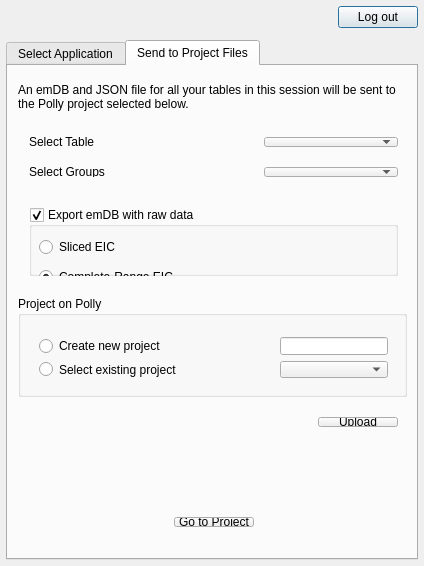
<?xml version="1.0" encoding="UTF-8"?>
<ui version="4.0">
 <class>PollyElmavenInterfaceDialog</class>
 <widget class="QDialog" name="PollyElmavenInterfaceDialog">
  <property name="windowModality">
   <enum>Qt::NonModal</enum>
  </property>
  <property name="enabled">
   <bool>true</bool>
  </property>
  <property name="geometry">
   <rect>
    <x>0</x>
    <y>0</y>
    <width>424</width>
    <height>566</height>
   </rect>
  </property>
  <property name="minimumSize">
   <size>
    <width>424</width>
    <height>566</height>
   </size>
  </property>
  <property name="maximumSize">
   <size>
    <width>424</width>
    <height>566</height>
   </size>
  </property>
  <property name="windowTitle">
   <string>Polly El-MAVEN Interface</string>
  </property>
  <property name="sizeGripEnabled">
   <bool>false</bool>
  </property>
  <property name="modal">
   <bool>false</bool>
  </property>
  <layout class="QGridLayout" name="gridLayout_2">
   <property name="leftMargin">
    <number>6</number>
   </property>
   <property name="topMargin">
    <number>6</number>
   </property>
   <property name="rightMargin">
    <number>6</number>
   </property>
   <property name="bottomMargin">
    <number>6</number>
   </property>
   <property name="verticalSpacing">
    <number>12</number>
   </property>
   <item row="0" column="1">
    <layout class="QHBoxLayout" name="horizontalLayout">
     <item>
      <widget class="QPushButton" name="logoutButton">
       <property name="text">
        <string>Log out</string>
       </property>
      </widget>
     </item>
    </layout>
   </item>
   <item row="0" column="0">
    <layout class="QHBoxLayout" name="horizontalLayout_3">
     <item>
      <widget class="QLabel" name="usernameLabel">
       <property name="sizePolicy">
        <sizepolicy hsizetype="Preferred" vsizetype="Fixed">
         <horstretch>0</horstretch>
         <verstretch>0</verstretch>
        </sizepolicy>
       </property>
       <property name="font">
        <font>
         <underline>true</underline>
        </font>
       </property>
       <property name="styleSheet">
        <string notr="true"/>
       </property>
       <property name="text">
        <string/>
       </property>
      </widget>
     </item>
     <item>
      <spacer name="horizontalSpacer">
       <property name="orientation">
        <enum>Qt::Horizontal</enum>
       </property>
       <property name="sizeHint" stdset="0">
        <size>
         <width>40</width>
         <height>20</height>
        </size>
       </property>
      </spacer>
     </item>
    </layout>
   </item>
   <item row="1" column="0" colspan="2">
    <widget class="QTabWidget" name="sendModeTab">
     <property name="currentIndex">
      <number>1</number>
     </property>
     <widget class="QWidget" name="sendToAppTab">
      <attribute name="title">
       <string>Select Application</string>
      </attribute>
      <layout class="QGridLayout" name="gridLayout_3">
       <property name="leftMargin">
        <number>6</number>
       </property>
       <property name="topMargin">
        <number>6</number>
       </property>
       <property name="rightMargin">
        <number>6</number>
       </property>
       <property name="bottomMargin">
        <number>6</number>
       </property>
       <item row="2" column="0">
        <widget class="QStackedWidget" name="stackedWidget">
         <property name="sizePolicy">
          <sizepolicy hsizetype="Preferred" vsizetype="Minimum">
           <horstretch>0</horstretch>
           <verstretch>0</verstretch>
          </sizepolicy>
         </property>
         <property name="currentIndex">
          <number>0</number>
         </property>
         <widget class="QWidget" name="pollyForm">
          <layout class="QVBoxLayout" name="verticalLayout_2" stretch="0,0,0,0,0,1,0,1">
           <property name="spacing">
            <number>6</number>
           </property>
           <property name="leftMargin">
            <number>6</number>
           </property>
           <property name="topMargin">
            <number>6</number>
           </property>
           <property name="rightMargin">
            <number>6</number>
           </property>
           <property name="bottomMargin">
            <number>6</number>
           </property>
           <item>
            <widget class="QLabel" name="viewTitle">
             <property name="sizePolicy">
              <sizepolicy hsizetype="Preferred" vsizetype="Preferred">
               <horstretch>0</horstretch>
               <verstretch>0</verstretch>
              </sizepolicy>
             </property>
             <property name="font">
              <font>
               <weight>75</weight>
               <bold>true</bold>
              </font>
             </property>
             <property name="styleSheet">
              <string notr="true">QLabel {
  margin-bottom: 8px;
}</string>
             </property>
             <property name="text">
              <string>Upload to Polly</string>
             </property>
            </widget>
           </item>
           <item>
            <layout class="QHBoxLayout" name="tableOptions">
             <item>
              <widget class="QLabel" name="label">
               <property name="text">
                <string>Select Table</string>
               </property>
              </widget>
             </item>
             <item>
              <spacer name="horizontalSpacer_2">
               <property name="orientation">
                <enum>Qt::Horizontal</enum>
               </property>
               <property name="sizeHint" stdset="0">
                <size>
                 <width>40</width>
                 <height>20</height>
                </size>
               </property>
              </spacer>
             </item>
             <item>
              <widget class="QComboBox" name="peakTableCombo">
               <property name="sizePolicy">
                <sizepolicy hsizetype="Expanding" vsizetype="Fixed">
                 <horstretch>0</horstretch>
                 <verstretch>0</verstretch>
                </sizepolicy>
               </property>
               <property name="maximumSize">
                <size>
                 <width>134</width>
                 <height>16777215</height>
                </size>
               </property>
              </widget>
             </item>
            </layout>
           </item>
           <item>
            <layout class="QHBoxLayout" name="tableOptions_2">
             <item>
              <widget class="QLabel" name="label_3">
               <property name="text">
                <string>Select Groups</string>
               </property>
              </widget>
             </item>
             <item>
              <spacer name="horizontalSpacer_8">
               <property name="orientation">
                <enum>Qt::Horizontal</enum>
               </property>
               <property name="sizeHint" stdset="0">
                <size>
                 <width>40</width>
                 <height>20</height>
                </size>
               </property>
              </spacer>
             </item>
             <item>
              <widget class="QComboBox" name="groupSetCombo">
               <property name="sizePolicy">
                <sizepolicy hsizetype="Expanding" vsizetype="Fixed">
                 <horstretch>0</horstretch>
                 <verstretch>0</verstretch>
                </sizepolicy>
               </property>
               <property name="maximumSize">
                <size>
                 <width>134</width>
                 <height>16777215</height>
                </size>
               </property>
              </widget>
             </item>
            </layout>
           </item>
           <item>
            <spacer name="verticalSpacer_3">
             <property name="orientation">
              <enum>Qt::Vertical</enum>
             </property>
             <property name="sizeType">
              <enum>QSizePolicy::Fixed</enum>
             </property>
             <property name="sizeHint" stdset="0">
              <size>
               <width>20</width>
               <height>8</height>
              </size>
             </property>
            </spacer>
           </item>
           <item>
            <widget class="QGroupBox" name="projectOptions">
             <property name="title">
              <string>Project on Polly</string>
             </property>
             <layout class="QGridLayout" name="gridLayout_5">
              <property name="leftMargin">
               <number>6</number>
              </property>
              <property name="topMargin">
               <number>6</number>
              </property>
              <property name="rightMargin">
               <number>6</number>
              </property>
              <property name="bottomMargin">
               <number>6</number>
              </property>
              <item row="0" column="0">
               <layout class="QGridLayout" name="gridLayout">
                <item row="1" column="0">
                 <widget class="QRadioButton" name="existingProjectRadio">
                  <property name="text">
                   <string>Select existing project</string>
                  </property>
                 </widget>
                </item>
                <item row="0" column="2">
                 <widget class="QLineEdit" name="newProjectEntry"/>
                </item>
                <item row="1" column="2">
                 <widget class="QComboBox" name="existingProjectCombo"/>
                </item>
                <item row="0" column="0">
                 <widget class="QRadioButton" name="newProjectRadio">
                  <property name="text">
                   <string>Create new project</string>
                  </property>
                 </widget>
                </item>
                <item row="0" column="1">
                 <spacer name="horizontalSpacer_6">
                  <property name="orientation">
                   <enum>Qt::Horizontal</enum>
                  </property>
                  <property name="sizeHint" stdset="0">
                   <size>
                    <width>40</width>
                    <height>20</height>
                   </size>
                  </property>
                 </spacer>
                </item>
                <item row="1" column="1">
                 <spacer name="horizontalSpacer_7">
                  <property name="orientation">
                   <enum>Qt::Horizontal</enum>
                  </property>
                  <property name="sizeHint" stdset="0">
                   <size>
                    <width>40</width>
                    <height>20</height>
                   </size>
                  </property>
                 </spacer>
                </item>
               </layout>
              </item>
             </layout>
            </widget>
           </item>
           <item>
            <spacer name="verticalSpacer_2">
             <property name="orientation">
              <enum>Qt::Vertical</enum>
             </property>
             <property name="sizeHint" stdset="0">
              <size>
               <width>20</width>
               <height>40</height>
              </size>
             </property>
            </spacer>
           </item>
           <item>
            <layout class="QHBoxLayout" name="horizontalLayout_4">
             <item>
              <widget class="QLabel" name="statusUpdate">
               <property name="text">
                <string/>
               </property>
              </widget>
             </item>
             <item>
              <spacer name="horizontalSpacer_3">
               <property name="orientation">
                <enum>Qt::Horizontal</enum>
               </property>
               <property name="sizeHint" stdset="0">
                <size>
                 <width>40</width>
                 <height>20</height>
                </size>
               </property>
              </spacer>
             </item>
             <item>
              <widget class="QPushButton" name="uploadButton">
               <property name="text">
                <string>Upload</string>
               </property>
               <property name="autoDefault">
                <bool>false</bool>
               </property>
              </widget>
             </item>
            </layout>
           </item>
           <item>
            <layout class="QHBoxLayout" name="horizontalLayout_5">
             <item>
              <spacer name="horizontalSpacer_4">
               <property name="orientation">
                <enum>Qt::Horizontal</enum>
               </property>
               <property name="sizeHint" stdset="0">
                <size>
                 <width>40</width>
                 <height>20</height>
                </size>
               </property>
              </spacer>
             </item>
             <item>
              <widget class="QPushButton" name="gotoPollyButton">
               <property name="text">
                <string>Go to Polly</string>
               </property>
               <property name="default">
                <bool>true</bool>
               </property>
              </widget>
             </item>
             <item>
              <spacer name="horizontalSpacer_5">
               <property name="orientation">
                <enum>Qt::Horizontal</enum>
               </property>
               <property name="sizeHint" stdset="0">
                <size>
                 <width>40</width>
                 <height>20</height>
                </size>
               </property>
              </spacer>
             </item>
            </layout>
           </item>
          </layout>
         </widget>
         <widget class="QWidget" name="advertBox">
          <layout class="QVBoxLayout" name="verticalLayout_3">
           <item>
            <widget class="QLabel" name="viewTitleAdvert">
             <property name="sizePolicy">
              <sizepolicy hsizetype="Preferred" vsizetype="Preferred">
               <horstretch>0</horstretch>
               <verstretch>0</verstretch>
              </sizepolicy>
             </property>
             <property name="font">
              <font>
               <weight>75</weight>
               <bold>true</bold>
              </font>
             </property>
             <property name="text">
              <string>Polly Application Name</string>
             </property>
            </widget>
           </item>
           <item>
            <layout class="QVBoxLayout" name="verticalLayout">
             <item>
              <widget class="QLabel" name="appAdvertLabel">
               <property name="sizePolicy">
                <sizepolicy hsizetype="Preferred" vsizetype="Expanding">
                 <horstretch>0</horstretch>
                 <verstretch>0</verstretch>
                </sizepolicy>
               </property>
               <property name="text">
                <string/>
               </property>
               <property name="wordWrap">
                <bool>true</bool>
               </property>
              </widget>
             </item>
             <item>
              <spacer name="verticalSpacer">
               <property name="orientation">
                <enum>Qt::Vertical</enum>
               </property>
               <property name="sizeHint" stdset="0">
                <size>
                 <width>20</width>
                 <height>40</height>
                </size>
               </property>
              </spacer>
             </item>
             <item>
              <layout class="QHBoxLayout" name="horizontalLayout_7">
               <item>
                <widget class="QLabel" name="tutorialLink">
                 <property name="text">
                  <string/>
                 </property>
                </widget>
               </item>
               <item>
                <spacer name="horizontalSpacer_9">
                 <property name="orientation">
                  <enum>Qt::Horizontal</enum>
                 </property>
                 <property name="sizeHint" stdset="0">
                  <size>
                   <width>40</width>
                   <height>20</height>
                  </size>
                 </property>
                </spacer>
               </item>
               <item>
                <widget class="QPushButton" name="demoButton">
                 <property name="text">
                  <string>Book a Demo</string>
                 </property>
                 <property name="default">
                  <bool>true</bool>
                 </property>
                </widget>
               </item>
              </layout>
             </item>
            </layout>
           </item>
          </layout>
         </widget>
        </widget>
       </item>
       <item row="0" column="0">
        <layout class="QHBoxLayout" name="horizontalLayout_2">
         <item>
          <spacer name="horizontalSpacer_17">
           <property name="orientation">
            <enum>Qt::Horizontal</enum>
           </property>
           <property name="sizeType">
            <enum>QSizePolicy::Maximum</enum>
           </property>
           <property name="sizeHint" stdset="0">
            <size>
             <width>62</width>
             <height>20</height>
            </size>
           </property>
          </spacer>
         </item>
         <item>
          <widget class="QListWidget" name="workflowMenu">
           <property name="sizePolicy">
            <sizepolicy hsizetype="Preferred" vsizetype="Preferred">
             <horstretch>0</horstretch>
             <verstretch>0</verstretch>
            </sizepolicy>
           </property>
           <property name="minimumSize">
            <size>
             <width>0</width>
             <height>161</height>
            </size>
           </property>
           <property name="styleSheet">
            <string notr="true">QListWidget {
  font-size: 16px;
}</string>
           </property>
           <property name="verticalScrollBarPolicy">
            <enum>Qt::ScrollBarAlwaysOff</enum>
           </property>
           <property name="horizontalScrollBarPolicy">
            <enum>Qt::ScrollBarAlwaysOff</enum>
           </property>
           <property name="sizeAdjustPolicy">
            <enum>QAbstractScrollArea::AdjustToContents</enum>
           </property>
           <property name="autoScroll">
            <bool>false</bool>
           </property>
           <property name="alternatingRowColors">
            <bool>false</bool>
           </property>
           <property name="selectionBehavior">
            <enum>QAbstractItemView::SelectRows</enum>
           </property>
           <property name="iconSize">
            <size>
             <width>90</width>
             <height>90</height>
            </size>
           </property>
           <property name="textElideMode">
            <enum>Qt::ElideNone</enum>
           </property>
           <property name="verticalScrollMode">
            <enum>QAbstractItemView::ScrollPerItem</enum>
           </property>
           <property name="horizontalScrollMode">
            <enum>QAbstractItemView::ScrollPerItem</enum>
           </property>
           <property name="movement">
            <enum>QListView::Free</enum>
           </property>
           <property name="flow">
            <enum>QListView::LeftToRight</enum>
           </property>
           <property name="isWrapping" stdset="0">
            <bool>false</bool>
           </property>
           <property name="resizeMode">
            <enum>QListView::Fixed</enum>
           </property>
           <property name="layoutMode">
            <enum>QListView::Batched</enum>
           </property>
           <property name="spacing">
            <number>17</number>
           </property>
           <property name="viewMode">
            <enum>QListView::IconMode</enum>
           </property>
           <property name="uniformItemSizes">
            <bool>true</bool>
           </property>
           <property name="wordWrap">
            <bool>false</bool>
           </property>
           <property name="currentRow">
            <number>-1</number>
           </property>
           <item>
            <property name="text">
             <string>PollyPhi</string>
            </property>
            <property name="toolTip">
             <string>PollyPhi Relative: Process and derive insights from Relative flux workflow</string>
            </property>
            <property name="textAlignment">
             <set>AlignCenter</set>
            </property>
            <property name="icon">
             <iconset resource="../mzroll.qrc">
              <normaloff>:/images/flux.png</normaloff>
              <normalon>:/images/flux.png</normalon>
              <activeoff>:/images/flux.png</activeoff>
              <activeon>:/images/fluxSelected.png</activeon>
              <selectedoff>:/images/fluxSelected.png</selectedoff>
              <selectedon>:/images/fluxSelected.png</selectedon>:/images/flux.png</iconset>
            </property>
            <property name="flags">
             <set>ItemIsSelectable|ItemIsUserCheckable|ItemIsEnabled</set>
            </property>
           </item>
           <item>
            <property name="text">
             <string>QuantFit</string>
            </property>
            <property name="toolTip">
             <string>Polly QuantFit: Calibrate and quantify your metabolites and labelled fragments of metabolites.</string>
            </property>
            <property name="textAlignment">
             <set>AlignCenter</set>
            </property>
            <property name="icon">
             <iconset resource="../mzroll.qrc">
              <normaloff>:/images/quant.png</normaloff>
              <normalon>:/images/quant.png</normalon>
              <activeoff>:/images/quant.png</activeoff>
              <activeon>:/images/quantSelected.png</activeon>
              <selectedoff>:/images/quantSelected.png</selectedoff>
              <selectedon>:/images/quantSelected.png</selectedon>:/images/quant.png</iconset>
            </property>
            <property name="flags">
             <set>ItemIsSelectable|ItemIsUserCheckable|ItemIsEnabled</set>
            </property>
           </item>
          </widget>
         </item>
         <item>
          <spacer name="horizontalSpacer_18">
           <property name="orientation">
            <enum>Qt::Horizontal</enum>
           </property>
           <property name="sizeType">
            <enum>QSizePolicy::Maximum</enum>
           </property>
           <property name="sizeHint" stdset="0">
            <size>
             <width>62</width>
             <height>20</height>
            </size>
           </property>
          </spacer>
         </item>
        </layout>
       </item>
      </layout>
     </widget>
     <widget class="QWidget" name="sendToProjectTab">
      <attribute name="title">
       <string>Send to Project Files</string>
      </attribute>
      <widget class="QWidget" name="horizontalLayoutWidget_5">
       <property name="geometry">
        <rect>
         <x>10</x>
         <y>340</y>
         <width>391</width>
         <height>32</height>
        </rect>
       </property>
       <layout class="QHBoxLayout" name="horizontalLayout_6">
        <item>
         <widget class="QLabel" name="statusUpdateAlt">
          <property name="text">
           <string/>
          </property>
         </widget>
        </item>
        <item>
         <spacer name="horizontalSpacer_12">
          <property name="orientation">
           <enum>Qt::Horizontal</enum>
          </property>
          <property name="sizeHint" stdset="0">
           <size>
            <width>40</width>
            <height>20</height>
           </size>
          </property>
         </spacer>
        </item>
        <item>
         <widget class="QPushButton" name="uploadButtonAlt">
          <property name="text">
           <string>Upload</string>
          </property>
          <property name="autoDefault">
           <bool>false</bool>
          </property>
         </widget>
        </item>
       </layout>
      </widget>
      <widget class="QLabel" name="label_2">
       <property name="geometry">
        <rect>
         <x>10</x>
         <y>10</y>
         <width>389</width>
         <height>41</height>
        </rect>
       </property>
       <property name="text">
        <string>An emDB and JSON file for all your tables in this session will be sent to the Polly project selected below.</string>
       </property>
       <property name="wordWrap">
        <bool>true</bool>
       </property>
      </widget>
      <widget class="QWidget" name="horizontalLayoutWidget_7">
       <property name="geometry">
        <rect>
         <x>10</x>
         <y>440</y>
         <width>391</width>
         <height>32</height>
        </rect>
       </property>
       <layout class="QHBoxLayout" name="horizontalLayout_8">
        <item>
         <spacer name="horizontalSpacer_13">
          <property name="orientation">
           <enum>Qt::Horizontal</enum>
          </property>
          <property name="sizeHint" stdset="0">
           <size>
            <width>40</width>
            <height>20</height>
           </size>
          </property>
         </spacer>
        </item>
        <item>
         <widget class="QPushButton" name="gotoPollyButtonAlt">
          <property name="text">
           <string>Go to Project</string>
          </property>
          <property name="default">
           <bool>true</bool>
          </property>
         </widget>
        </item>
        <item>
         <spacer name="horizontalSpacer_14">
          <property name="orientation">
           <enum>Qt::Horizontal</enum>
          </property>
          <property name="sizeHint" stdset="0">
           <size>
            <width>40</width>
            <height>20</height>
           </size>
          </property>
         </spacer>
        </item>
       </layout>
      </widget>
      <widget class="QGroupBox" name="projectOptionsAlt">
       <property name="geometry">
        <rect>
         <x>10</x>
         <y>230</y>
         <width>389</width>
         <height>101</height>
        </rect>
       </property>
       <property name="sizePolicy">
        <sizepolicy hsizetype="Preferred" vsizetype="Preferred">
         <horstretch>0</horstretch>
         <verstretch>0</verstretch>
        </sizepolicy>
       </property>
       <property name="title">
        <string>Project on Polly</string>
       </property>
       <widget class="QWidget" name="gridLayoutWidget_2">
        <property name="geometry">
         <rect>
          <x>10</x>
          <y>30</y>
          <width>371</width>
          <height>63</height>
         </rect>
        </property>
        <layout class="QGridLayout" name="gridLayout_4">
         <item row="1" column="0">
          <widget class="QRadioButton" name="existingProjectRadioAlt">
           <property name="text">
            <string>Select existing project</string>
           </property>
          </widget>
         </item>
         <item row="0" column="2">
          <widget class="QLineEdit" name="newProjectEntryAlt"/>
         </item>
         <item row="1" column="2">
          <widget class="QComboBox" name="existingProjectComboAlt"/>
         </item>
         <item row="0" column="0">
          <widget class="QRadioButton" name="newProjectRadioAlt">
           <property name="text">
            <string>Create new project</string>
           </property>
          </widget>
         </item>
         <item row="0" column="1">
          <spacer name="horizontalSpacer_10">
           <property name="orientation">
            <enum>Qt::Horizontal</enum>
           </property>
           <property name="sizeHint" stdset="0">
            <size>
             <width>40</width>
             <height>20</height>
            </size>
           </property>
          </spacer>
         </item>
         <item row="1" column="1">
          <spacer name="horizontalSpacer_11">
           <property name="orientation">
            <enum>Qt::Horizontal</enum>
           </property>
           <property name="sizeHint" stdset="0">
            <size>
             <width>40</width>
             <height>20</height>
            </size>
           </property>
          </spacer>
         </item>
        </layout>
       </widget>
      </widget>
      <widget class="QWidget" name="horizontalLayoutWidget_8">
       <property name="geometry">
        <rect>
         <x>10</x>
         <y>60</y>
         <width>391</width>
         <height>32</height>
        </rect>
       </property>
       <layout class="QHBoxLayout" name="tableOptions_3">
        <item>
         <widget class="QLabel" name="label_6">
          <property name="text">
           <string>Select Table</string>
          </property>
         </widget>
        </item>
        <item>
         <spacer name="horizontalSpacer_15">
          <property name="orientation">
           <enum>Qt::Horizontal</enum>
          </property>
          <property name="sizeHint" stdset="0">
           <size>
            <width>40</width>
            <height>20</height>
           </size>
          </property>
         </spacer>
        </item>
        <item>
         <widget class="QComboBox" name="peakTableComboAlt">
          <property name="sizePolicy">
           <sizepolicy hsizetype="Expanding" vsizetype="Fixed">
            <horstretch>0</horstretch>
            <verstretch>0</verstretch>
           </sizepolicy>
          </property>
          <property name="maximumSize">
           <size>
            <width>134</width>
            <height>16777215</height>
           </size>
          </property>
         </widget>
        </item>
       </layout>
      </widget>
      <widget class="QWidget" name="horizontalLayoutWidget_9">
       <property name="geometry">
        <rect>
         <x>10</x>
         <y>90</y>
         <width>391</width>
         <height>32</height>
        </rect>
       </property>
       <layout class="QHBoxLayout" name="tableOptions_4">
        <item>
         <widget class="QLabel" name="label_4">
          <property name="text">
           <string>Select Groups</string>
          </property>
         </widget>
        </item>
        <item>
         <spacer name="horizontalSpacer_16">
          <property name="orientation">
           <enum>Qt::Horizontal</enum>
          </property>
          <property name="sizeHint" stdset="0">
           <size>
            <width>40</width>
            <height>20</height>
           </size>
          </property>
         </spacer>
        </item>
        <item>
         <widget class="QComboBox" name="groupSetComboAlt">
          <property name="sizePolicy">
           <sizepolicy hsizetype="Expanding" vsizetype="Fixed">
            <horstretch>0</horstretch>
            <verstretch>0</verstretch>
           </sizepolicy>
          </property>
          <property name="maximumSize">
           <size>
            <width>134</width>
            <height>16777215</height>
           </size>
          </property>
         </widget>
        </item>
       </layout>
      </widget>
      <widget class="QWidget" name="horizontalLayoutWidget">
       <property name="geometry">
        <rect>
         <x>10</x>
         <y>130</y>
         <width>391</width>
         <height>91</height>
        </rect>
       </property>
       <layout class="QHBoxLayout" name="horizontalLayout_9">
        <item>
         <widget class="QGroupBox" name="exportRawData">
          <property name="title">
           <string>Export emDB with raw data</string>
          </property>
          <property name="checkable">
           <bool>true</bool>
          </property>
          <widget class="QRadioButton" name="slicedEic">
           <property name="geometry">
            <rect>
             <x>10</x>
             <y>30</y>
             <width>99</width>
             <height>20</height>
            </rect>
           </property>
           <property name="text">
            <string>Sliced EIC</string>
           </property>
          </widget>
          <widget class="QRadioButton" name="chromatogram">
           <property name="geometry">
            <rect>
             <x>10</x>
             <y>60</y>
             <width>181</width>
             <height>20</height>
            </rect>
           </property>
           <property name="text">
            <string>Complete-Range EIC</string>
           </property>
           <property name="checked">
            <bool>true</bool>
           </property>
          </widget>
         </widget>
        </item>
       </layout>
      </widget>
      <zorder>horizontalLayoutWidget_5</zorder>
      <zorder>label_2</zorder>
      <zorder>horizontalLayoutWidget_7</zorder>
      <zorder>horizontalLayoutWidget_8</zorder>
      <zorder>horizontalLayoutWidget_9</zorder>
      <zorder>projectOptionsAlt</zorder>
      <zorder>horizontalLayoutWidget</zorder>
     </widget>
    </widget>
   </item>
  </layout>
 </widget>
 <layoutdefault spacing="6" margin="11"/>
 <resources>
  <include location="../mzroll.qrc"/>
  <include location="../mzroll.qrc"/>
 </resources>
 <connections/>
</ui>
